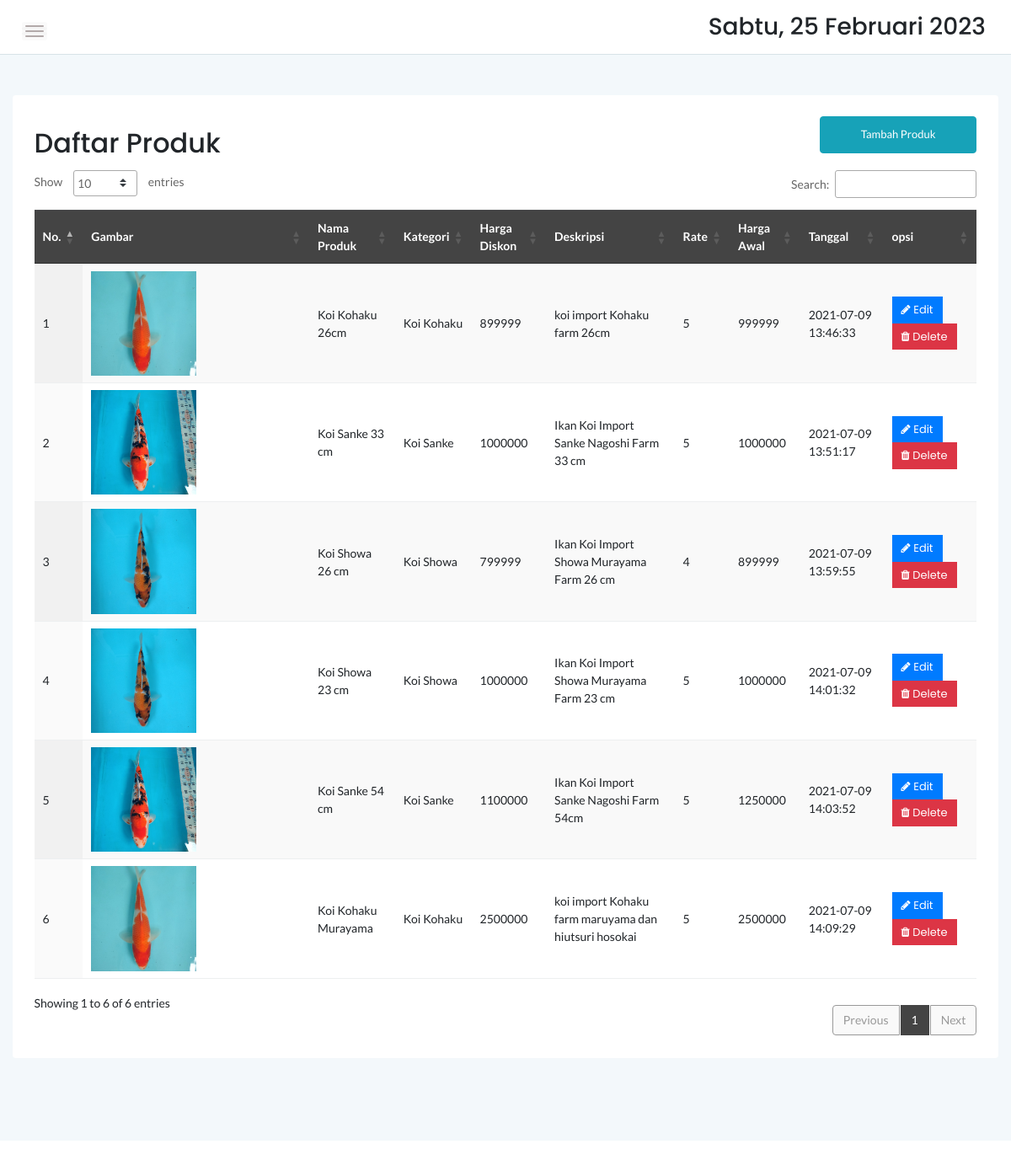
The app's page /admin/produk.php with its own data.
### tables this page shows
CREATE TABLE `produk` (
  `idproduk` int(11) NOT NULL,
  `idkategori` int(11) NOT NULL,
  `namaproduk` varchar(30) NOT NULL,
  `gambar` varchar(100) NOT NULL,
  `deskripsi` varchar(200) NOT NULL,
  `rate` int(11) NOT NULL,
  `status` varchar(25) NOT NULL,
  `hargabefore` int(11) NOT NULL,
  `hargaafter` int(11) NOT NULL,
  `tgldibuat` timestamp NOT NULL DEFAULT current_timestamp()
);

CREATE TABLE `kategori` (
  `idkategori` int(11) NOT NULL,
  `namakategori` varchar(20) NOT NULL,
  `tgldibuat` timestamp NOT NULL DEFAULT current_timestamp()
);

### admin/produk.php (the view, shortened to what this page needs)
<?php
	include '../dbconnect.php';
	?>
<!doctype html>
<html class="no-js" lang="en">
<head>
    <link rel="stylesheet" href="assets/css/bootstrap.min.css">
    <link rel="stylesheet" href="assets/css/font-awesome.min.css">
    <link rel="stylesheet" href="assets/css/themify-icons.css">
    <link rel="stylesheet" href="assets/css/metisMenu.css">
    <link rel="stylesheet" href="assets/css/owl.carousel.min.css">
    <link rel="stylesheet" href="assets/css/slicknav.min.css">
    <link rel="stylesheet" href="https://www.amcharts.com/lib/3/plugins/export/export.css" type="text/css" media="all" />
	<link rel="stylesheet" type="text/css" href="https://cdn.datatables.net/1.10.20/css/jquery.dataTables.min.css">
    <link rel="stylesheet" type="text/css" href="https://cdn.datatables.net/1.10.20/css/jquery.dataTables.css">
    <link rel="stylesheet" type="text/css" href="https://cdn.datatables.net/1.10.20/css/dataTables.bootstrap4.min.css">
    <link rel="stylesheet" type="text/css" href="https://cdn.datatables.net/responsive/2.2.3/css/responsive.bootstrap.min.css">
    <link rel="stylesheet" type="text/css" href="https://cdn.datatables.net/responsive/2.2.3/css/responsive.jqueryui.min.css">
	<link rel="stylesheet" type="text/css" href="https://cdn.datatables.net/buttons/1.5.2/css/buttons.dataTables.min.css">
    <link rel="stylesheet" href="assets/css/typography.css">
    <link rel="stylesheet" href="assets/css/default-css.css">
    <link rel="stylesheet" href="assets/css/styles.css">
    <link rel="stylesheet" href="assets/css/responsive.css">
</head>
<body>
    <div class="page-container">
        <div class="main-content">
            <div class="header-area">
                <div class="row align-items-center">
                    <div class="col-md-6 col-sm-8 clearfix">
                        <div class="nav-btn pull-left">
                            <span></span>
                            <span></span>
                            <span></span>
                        </div>
                    </div>
                    <div class="col-md-6 col-sm-4 clearfix">
                        <ul class="notification-area pull-right">
                            <li><h3><div class="date">
						</b></div></h3>
						</li>
                        </ul>
                    </div>
                </div>
            </div>
            <div class="main-content-inner">
                <div class="row mt-5 mb-5">
                    <div class="col-12">
                        <div class="card">
                            <div class="card-body">
                                <div class="d-sm-flex justify-content-between align-items-center">
									<h2>Daftar Produk</h2>
									<button style="margin-bottom:20px" data-toggle="modal" data-target="#myModal" class="btn btn-info col-md-2">Tambah Produk</button>
                                </div>
                                    <div class="data-tables datatable-dark">
										 <table id="dataTable3" class="display" style="width:100%"><thead class="thead-dark">
											<tr>
												<th>No.</th>
												<th>Gambar</th>
												<th>Nama Produk</th>
												<th>Kategori</th>
												<th>Harga Diskon</th>
												<th>Deskripsi</th>
												<th>Rate</th>
												<th>Harga Awal</th>
												<th>Tanggal</th>
												<th>opsi</th>
											</tr></thead><tbody>
											<?php
											$brgs=mysqli_query($conn,"SELECT * from kategori k, produk p where k.idkategori=p.idkategori order by idproduk ASC");
											$no=1;
											while($p=mysqli_fetch_array($brgs)){
												?>
												<tr>
													<td><?php echo $no++ ?></td>
													<td><img src="../<?php echo $p['gambar'] ?>" width="50%"\></td>
													<td><?php echo $p['namaproduk'] ?></td>
													<td><?php echo $p['namakategori'] ?></td>
													<td><?php echo $p['hargaafter'] ?></td>
													<td><?php echo $p['deskripsi'] ?></td>
													<td><?php echo $p['rate'] ?></td>
													<td><?php echo $p['hargabefore'] ?></td>
													<td><?php echo $p['tgldibuat'] ?></td>
													<td> <a href="#" class="btn btn-primary btn-flat btn-xs" data-toggle="modal" data-target="#edit"><i class="fa fa-pencil"></i> Edit</a>
                                                        <a href="#" class="btn btn-danger btn-flat btn-xs" data-toggle="modal" data-target="#delete"><i class="fa fa-trash"></i> Delete</a></td>
												</tr>
												<?php
											}
											?>
										</tbody>
										</table>
                                    </div>
								 </div>
                            </div>
                        </div>
                    </div>
                </div>
            </div>
        </div>
        <footer>
            <div class="footer-area">
            </div>
        </footer>
</body>
</html>

### admin/assets/css/styles.css (style rules this page uses)
.page-container { width: 100%; height: 100%; min-height: 100vh; padding-left: 280px; -webkit-transition: padding-left 0.3s ease 0s; transition: padding-left 0.3s ease 0s; }
.card { border: none; border-radius: 4px; background-color: #fff; -webkit-transition: all 0.3s ease 0s; transition: all 0.3s ease 0s; }
.card-body { padding: 25.6px; padding: 1.6rem; }
.main-content { width: 100%; background: #F3F8FB; }
.main-content-inner { padding: 0 30px 50px; }
.header-area { padding: 15px 30px; background: #fff; border-bottom: 1px solid #d8e3e7; }
.nav-btn { margin-right: 30px; margin-top: 10px; cursor: pointer; }
.nav-btn span { display: block; width: 22px; height: 2px; background: #b3aaaa; margin: 4px 0; border-radius: 15px; -webkit-transition: all 0.3s ease 0s; transition: all 0.3s ease 0s; box-shadow: 0 0 0 4px rgba(99, 96, 96, 0.03); }
.notification-area { -webkit-user-select: none; -moz-user-select: none; -ms-user-select: none; user-select: none; position: relative; z-index: 1; }
.notification-area li { display: inline-block; margin-left: 20px; cursor: pointer; -webkit-user-select: none; -moz-user-select: none; -ms-user-select: none; user-select: none; }
.footer-area { text-align: center; padding: 23px 0 19px; background: #fff; }
.btn { padding: 11px 17px; font-size: 13px; letter-spacing: 0; }
.btn-xs { padding: 5px 10px; }
.btn-flat { border-radius: 0; }
table tr th { border-bottom: none; }
table tr th, table tr td { border-top: 1px solid rgba(120, 130, 140, 0.13) !important; }
table.dataTable.no-footer { border-bottom: 1px solid rgba(120, 130, 140, 0.13) !important; }
table.dataTable thead th, table.dataTable thead td { border-bottom-color: transparent; }
.datatable-dark thead { background: #444; color: #fff; }

### admin/assets/css/responsive.css (style rules this page uses)
@media (min-width: 1200px) and (max-width: 1364px) { .main-content-inner { padding: 0 15px 50px; } }
@media (min-width: 1200px) and (max-width: 1364px) { .page-container, .sbar_collapsed.page-container { padding-left: 0; } }

### records on screen
produk: gambar (picture), namaproduk "Koi Kohaku 26cm", idkategori.namakategori "Koi Kohaku", hargaafter "899999", deskripsi "koi import Kohaku farm 26cm", rate "5", hargabefore "999999", tgldibuat "2021-07-09 13:46:33"
produk: gambar (picture), namaproduk "Koi Sanke 33 cm", idkategori.namakategori "Koi Sanke", hargaafter "1000000", deskripsi "Ikan Koi Import Sanke Nagoshi Farm 33 cm", rate "5", hargabefore "1000000", tgldibuat "2021-07-09 13:51:17"
produk: gambar (picture), namaproduk "Koi Showa 26 cm", idkategori.namakategori "Koi Showa", hargaafter "799999", deskripsi "Ikan Koi Import Showa Murayama Farm 26 cm", rate "4", hargabefore "899999", tgldibuat "2021-07-09 13:59:55"
produk: gambar (picture), namaproduk "Koi Showa 23 cm", idkategori.namakategori "Koi Showa", hargaafter "1000000", deskripsi "Ikan Koi Import Showa Murayama Farm 23 cm", rate "5", hargabefore "1000000", tgldibuat "2021-07-09 14:01:32"
produk: gambar (picture), namaproduk "Koi Sanke 54 cm", idkategori.namakategori "Koi Sanke", hargaafter "1100000", deskripsi "Ikan Koi Import Sanke Nagoshi Farm 54cm", rate "5", hargabefore "1250000", tgldibuat "2021-07-09 14:03:52"
produk: gambar (picture), namaproduk "Koi Kohaku Murayama", idkategori.namakategori "Koi Kohaku", hargaafter "2500000", deskripsi "koi import Kohaku farm maruyama dan hiutsuri hosokai", rate "5", hargabefore "2500000", tgldibuat "2021-07-09 14:09:29"
